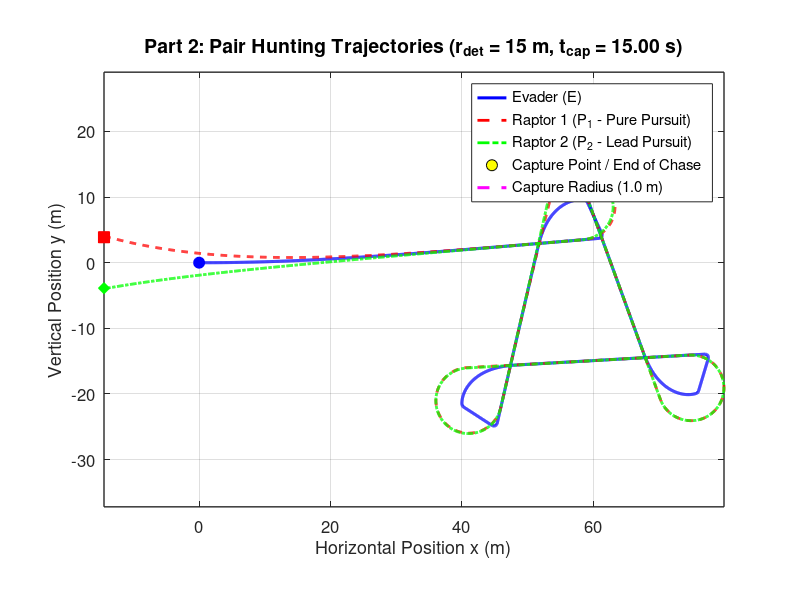

Write the MATLAB code that produced this figure. (Note: this script raises an error after producing the figure.)
% strategy_2_realistic_radius.m
% Part 2: Cooperative Pair Hunting (Pure Pursuit + Lead Pursuit Pincer)
clear; clc; close all;
addpath(fileparts(mfilename('fullpath')));

%% 1. Model Parameters
v_p = 60 / 3.6;          % Pursuer speed (16.67 m/s)
v_e = 50 / 3.6;          % Evader speed (13.89 m/s)
R_p = 5.0;               % Pursuer min turning radius (m) - Realistic biological limit
R_e = 0.5;               % Evader min turning radius (m)

w_p_max = v_p / R_p;     % Max angular velocity of pursuer (3.33 rad/s)
w_e_max = v_e / R_e;     % Max angular velocity of evader (27.78 rad/s)

l_cap = 1.0;             % Capture radius (m)
r_det = 25.0;            % Initial detection distance (m) [15, 50]
r_jink = 2.5;            % Critical jink distance (m) - Set to optimal
tau_max = 0.6;           % Max look-ahead time for P2 lead pursuit (s)
T_max = 15.0;            % Raptor stamina limit (s)
dt = 0.005;              % Time step (s)
N = round(T_max / dt);
start_distances = [15, 20, 25, 30, 35];
flank_angles = deg2rad([15, 20, 25, 30, 35]);
strategy_root = fileparts(fileparts(mfilename('fullpath')));
plot_folder = fullfile(strategy_root, 'plots', 'realistic');
animation_folder = fullfile(strategy_root, 'animations', 'realistic');
if ~exist(plot_folder, 'dir')
    mkdir(plot_folder);
end
if ~exist(animation_folder, 'dir')
    mkdir(animation_folder);
end
final_capture_times = zeros(1, numel(start_distances));

for scenario = 1:5
r_det = start_distances(scenario);
%% 2. Initial Conditions (t = 0)
alpha = flank_angles(scenario);

% Preallocate state arrays
x_E  = zeros(1, N); y_E  = zeros(1, N); theta_E  = zeros(1, N);
x_P1 = zeros(1, N); y_P1 = zeros(1, N); theta_P1 = zeros(1, N);
x_P2 = zeros(1, N); y_P2 = zeros(1, N); theta_P2 = zeros(1, N);
d1 = zeros(1, N); d2 = zeros(1, N);
t_vec = (0:N-1) * dt;

% Evader starts at origin facing +x
x_E(1) = 0; y_E(1) = 0; theta_E(1) = 0;

% Pursuer 1 (Top/Left Flank) & Pursuer 2 (Bottom/Right Flank)
x_P1(1) = -r_det * cos(alpha);  y_P1(1) =  r_det * sin(alpha);  theta_P1(1) = 0;
x_P2(1) = -r_det * cos(-alpha); y_P2(1) =  r_det * sin(-alpha); theta_P2(1) = 0;

captured = false;
end_idx = N;

% Evasion state variables
is_jinking = false;
theta_target = 0;
optimal_angle = deg2rad(110); % Optimal inside cut angle found via sweep

%% 3. Time-Stepping Simulation Loop (Forward Euler)
for k = 1:N-1
    d1(k) = hypot(x_E(k) - x_P1(k), y_E(k) - y_P1(k));
    d2(k) = hypot(x_E(k) - x_P2(k), y_E(k) - y_P2(k));
    
    if min(d1(k), d2(k)) <= l_cap
        captured = true;
        end_idx = k;
        break;
    end
    
    % --- Pursuer 1 Control: Pure Pursuit (Direct Line-of-Sight) ---
    theta_LOS1 = atan2(y_E(k) - y_P1(k), x_E(k) - x_P1(k));
    dtheta_P1 = atan2(sin(theta_LOS1 - theta_P1(k)), cos(theta_LOS1 - theta_P1(k)));
    if abs(dtheta_P1) <= w_p_max * dt
        w_P1 = dtheta_P1 / dt;
    else
        w_P1 = w_p_max * sign(dtheta_P1);
    end
    
    % --- Pursuer 2 Control: Cooperative Lead Pursuit ---
    tau = min(tau_max, d2(k) / v_p);
    x_lead = x_E(k) + tau * v_e * cos(theta_E(k));
    y_lead = y_E(k) + tau * v_e * sin(theta_E(k));
    
    theta_LOS2 = atan2(y_lead - y_P2(k), x_lead - x_P2(k));
    dtheta_P2 = atan2(sin(theta_LOS2 - theta_P2(k)), cos(theta_LOS2 - theta_P2(k)));
    if abs(dtheta_P2) <= w_p_max * dt
        w_P2 = dtheta_P2 / dt;
    else
        w_P2 = w_p_max * sign(dtheta_P2);
    end
    
    % --- Evader Control (Inside Cut with Reset) ---
    if is_jinking && min(d1(k), d2(k)) > (r_jink + 1.5)
        is_jinking = false; % Reset to flee mode once raptor overshoots
    end

    if ~is_jinking && (d1(k) <= r_jink || d2(k) <= r_jink)
        is_jinking = true;
        if d1(k) <= d2(k)
            % Threat is P1. Inside cut 110 degrees relative to P1.
            theta_target = theta_LOS1 + optimal_angle; 
        else
            % Threat is P2. Inside cut 110 degrees relative to P2.
            theta_target = theta_LOS2 - optimal_angle; 
        end
    end

    if is_jinking
        dtheta_E = atan2(sin(theta_target - theta_E(k)), cos(theta_target - theta_E(k)));
        if abs(dtheta_E) <= w_e_max * dt
            w_E = dtheta_E / dt;
        else
            w_E = w_e_max * sign(dtheta_E);
        end
    else
        % When safe, flee along the threat bisector
        vx_threat = (x_E(k) - x_P1(k))/d1(k) + (x_E(k) - x_P2(k))/d2(k);
        vy_threat = (y_E(k) - y_P1(k))/d1(k) + (y_E(k) - y_P2(k))/d2(k);
        theta_flee = atan2(vy_threat, vx_threat);
        dtheta_E = atan2(sin(theta_flee - theta_E(k)), cos(theta_flee - theta_E(k)));
        if abs(dtheta_E) <= w_e_max * dt
            w_E = dtheta_E / dt;
        else
            w_E = w_e_max * sign(dtheta_E);
        end
    end
    
    % --- Euler Kinematic Updates ---
    x_P1(k+1) = x_P1(k) + v_p * cos(theta_P1(k)) * dt;
    y_P1(k+1) = y_P1(k) + v_p * sin(theta_P1(k)) * dt;
    theta_P1(k+1) = theta_P1(k) + w_P1 * dt;
    
    x_P2(k+1) = x_P2(k) + v_p * cos(theta_P2(k)) * dt;
    y_P2(k+1) = y_P2(k) + v_p * sin(theta_P2(k)) * dt;
    theta_P2(k+1) = theta_P2(k) + w_P2 * dt;
    
    x_E(k+1) = x_E(k) + v_e * cos(theta_E(k)) * dt;
    y_E(k+1) = y_E(k) + v_e * sin(theta_E(k)) * dt;
    theta_E(k+1) = theta_E(k) + w_E * dt;
end

d1(end_idx) = hypot(x_E(end_idx) - x_P1(end_idx), y_E(end_idx) - y_P1(end_idx));
d2(end_idx) = hypot(x_E(end_idx) - x_P2(end_idx), y_E(end_idx) - y_P2(end_idx));
final_capture_times(scenario) = t_vec(end_idx);

%% 4. Figure 1: Combined 2D Trajectory Plot (All 3 Players on Same Axis)
figure('Color', 'w', 'Position', [80, 80, 1050, 700]);
hold on; grid on; axis equal;

% Plot all 3 trajectories on the same axis
plot(x_E(1:end_idx),  y_E(1:end_idx),  'b-',  'LineWidth', 2.2, 'DisplayName', 'Evader (E)');
plot(x_P1(1:end_idx), y_P1(1:end_idx), 'r--', 'LineWidth', 2.0, 'DisplayName', 'Raptor 1 (P_1 - Pure Pursuit)');
plot(x_P2(1:end_idx), y_P2(1:end_idx), 'g-.', 'LineWidth', 2.0, 'DisplayName', 'Raptor 2 (P_2 - Lead Pursuit)');



% Plot Start Positions (t = 0)
plot(x_E(1),  y_E(1),  'bo', 'MarkerSize', 8, 'MarkerFaceColor', 'b', 'HandleVisibility', 'off');
plot(x_P1(1), y_P1(1), 'rs', 'MarkerSize', 8, 'MarkerFaceColor', 'r', 'HandleVisibility', 'off');
plot(x_P2(1), y_P2(1), 'gd', 'MarkerSize', 8, 'MarkerFaceColor', 'g', 'HandleVisibility', 'off');

% Plot Final/Capture Positions
plot(x_E(end_idx),  y_E(end_idx),  'ko', 'MarkerSize', 12, ...
    'MarkerFaceColor', 'y', 'DisplayName', 'Capture Point / End of Chase');
plot(x_P1(end_idx), y_P1(end_idx), 'ro', 'MarkerSize', 6, 'MarkerFaceColor', 'r', 'HandleVisibility', 'off');
plot(x_P2(end_idx), y_P2(end_idx), 'go', 'MarkerSize', 6, 'MarkerFaceColor', 'g', 'HandleVisibility', 'off');

% Plot Capture Radius Circle around Evader's Final Position
th_circ = linspace(0, 2*pi, 100);
plot(x_E(end_idx) + l_cap*cos(th_circ), y_E(end_idx) + l_cap*sin(th_circ), ...
    'm--', 'LineWidth', 2.2, 'DisplayName', 'Capture Radius (1.0 m)');

% Show each player's final heading as a single colored arrow.
quiver(x_E(end_idx), y_E(end_idx), cos(theta_E(end_idx)), sin(theta_E(end_idx)), ...
    1.5, 'b', 'LineWidth', 1.8, 'MaxHeadSize', 2, 'HandleVisibility', 'off');
quiver(x_P1(end_idx), y_P1(end_idx), cos(theta_P1(end_idx)), sin(theta_P1(end_idx)), ...
    1.5, 'r', 'LineWidth', 1.8, 'MaxHeadSize', 2, 'HandleVisibility', 'off');
quiver(x_P2(end_idx), y_P2(end_idx), cos(theta_P2(end_idx)), sin(theta_P2(end_idx)), ...
    1.5, 'g', 'LineWidth', 1.8, 'MaxHeadSize', 2, 'HandleVisibility', 'off');

set(gca, 'FontSize', 12, 'LineWidth', 1.0, 'Box', 'on');
xlabel('Horizontal Position x (m)', 'FontSize', 13);
ylabel('Vertical Position y (m)', 'FontSize', 13);
title(sprintf('Part 2: Pair Hunting Trajectories (r_{det} = %.0f m, t_{cap} = %.2f s)', ...
    r_det, t_vec(end_idx)), 'FontSize', 14);
legend('Location', 'best');
exportgraphics(gcf, fullfile(plot_folder, sprintf('scenario_%d_trajectory.png', scenario)), 'Resolution', 200);
create_trajectory_animation_2(t_vec(1:end_idx), x_E(1:end_idx), y_E(1:end_idx), ...
    theta_E(1:end_idx), x_P1(1:end_idx), y_P1(1:end_idx), theta_P1(1:end_idx), ...
    x_P2(1:end_idx), y_P2(1:end_idx), theta_P2(1:end_idx), l_cap, ...
    fullfile(animation_folder, sprintf('scenario_%d.mp4', scenario)));

%% 5. Figure 2: Separation Distance Plot
figure('Color', 'w', 'Position', [180, 120, 850, 550]);
hold on; grid on;
plot(t_vec(1:end_idx), d1(1:end_idx), 'r-', 'LineWidth', 1.8, 'DisplayName', 'd_1(t) (Raptor 1)');
plot(t_vec(1:end_idx), d2(1:end_idx), 'g-', 'LineWidth', 1.8, 'DisplayName', 'd_2(t) (Raptor 2)');
yline(l_cap, 'k--', 'Capture Threshold (l = 1.0 m)', 'LineWidth', 1.5, 'HandleVisibility', 'off');
yline(r_jink, 'b:', sprintf('Jink Trigger (r_{jink} = %.1f m)', r_jink), 'LineWidth', 1.5, 'HandleVisibility', 'off');
set(gca, 'FontSize', 12, 'LineWidth', 1.0, 'Box', 'on');
xlabel('Time t (s)', 'FontSize', 13);
ylabel('Distance to Prey (m)', 'FontSize', 13);
title(sprintf('Part 2: Pair Separation Distances vs. Time (t_{final} = %.2f s)', ...
    final_capture_times(scenario)), 'FontSize', 14);
legend('Location', 'southoutside', 'NumColumns', 2);
exportgraphics(gcf, fullfile(plot_folder, sprintf('scenario_%d_separation.png', scenario)), 'Resolution', 200);
close all;
end

%% 6. Jink-Distance Sweep: Capture Time Histogram
jink_distances = 1.0:0.25:8.0;
capture_times = zeros(5, numel(jink_distances));

for scenario = 1:5
    for j = 1:numel(jink_distances)
        capture_times(scenario, j) = simulate_capture_time( ...
            start_distances(scenario), flank_angles(scenario), ...
            jink_distances(j), v_p, v_e, R_p, R_e, l_cap, ...
            tau_max, T_max, dt);
    end
end

figure('Color', 'w', 'Position', [80, 80, 1200, 850]);
for scenario = 1:5
    subplot(3, 2, scenario);
    bar(jink_distances, capture_times(scenario, :), 1.0, ...
        'FaceColor', [0.25, 0.65, 0.35], 'EdgeColor', 'none');
    hold on; grid on;

    [max_capture_time, max_idx] = max(capture_times(scenario, :));
    plot(jink_distances(max_idx), max_capture_time, 'r^', ...
        'MarkerSize', 9, 'MarkerFaceColor', 'r');
    xline(jink_distances(max_idx), 'r--', 'LineWidth', 1.2);

    xlabel('Jink distance (m)');
    ylabel('Capture time (s)');
    title(sprintf('Scenario %d (r_{det} = %.0f m, t_{final} = %.2f s)', ...
        scenario, start_distances(scenario), final_capture_times(scenario)));
    legend('Capture time', sprintf('Maximum: %.2f m', jink_distances(max_idx)), ...
        'Location', 'best');
    set(gca, 'FontSize', 10, 'Box', 'on');
end

sgtitle('Strategy 2: Capture Time for a Range of Jink Distances (final times shown per scenario)');
exportgraphics(gcf, fullfile(plot_folder, 'jink_distance_capture_time.png'), ...
    'Resolution', 200);
close all;

fprintf('Strategy 2 maximum capture times by scenario:\n');
for scenario = 1:5
    [max_capture_time, max_idx] = max(capture_times(scenario, :));
    fprintf('  Scenario %d: %.2f m jink distance -> %.2f s capture time\n', ...
        scenario, jink_distances(max_idx), max_capture_time);
end

%% 7. Jink-Angle Sweep: Capture Time Histogram
angle_offsets = deg2rad(0:5:180);
angle_capture_times = zeros(5, numel(angle_offsets));

for scenario = 1:5
    for j = 1:numel(angle_offsets)
        angle_capture_times(scenario, j) = simulate_capture_time_angle( ...
            start_distances(scenario), flank_angles(scenario), r_jink, ...
            angle_offsets(j), v_p, v_e, R_p, R_e, l_cap, tau_max, ...
            T_max, dt);
    end
end

figure('Color', 'w', 'Position', [80, 80, 1200, 850]);
for scenario = 1:5
    subplot(3, 2, scenario);
    bar(rad2deg(angle_offsets), angle_capture_times(scenario, :), 1.0, ...
        'FaceColor', [0.75, 0.45, 0.20], 'EdgeColor', 'none');
    hold on; grid on;

    [max_capture_time, max_idx] = max(angle_capture_times(scenario, :));
    plot(rad2deg(angle_offsets(max_idx)), max_capture_time, 'r^', ...
        'MarkerSize', 9, 'MarkerFaceColor', 'r');
    xline(rad2deg(angle_offsets(max_idx)), 'r--', 'LineWidth', 1.2);

    xlabel('Jink angle offset (degrees)');
    ylabel('Capture time (s)');
    title(sprintf('Scenario %d (r_{det} = %.0f m, t_{final} = %.2f s)', ...
        scenario, start_distances(scenario), final_capture_times(scenario)));
    legend('Capture time', sprintf('Maximum: %.0f deg', ...
        rad2deg(angle_offsets(max_idx))), 'Location', 'best');
    set(gca, 'FontSize', 10, 'Box', 'on');
end

sgtitle(sprintf('Strategy 2: Capture Time by Jink Angle (r_{jink} = %.1f m)', ...
    r_jink));
exportgraphics(gcf, fullfile(plot_folder, 'jink_angle_capture_time.png'), ...
    'Resolution', 200);
close all;

fprintf('Strategy 2 maximum capture angles by scenario:\n');
for scenario = 1:5
    [max_capture_time, max_idx] = max(angle_capture_times(scenario, :));
    fprintf('  Scenario %d: %.0f degree angle -> %.2f s capture time\n', ...
        scenario, rad2deg(angle_offsets(max_idx)), max_capture_time);
end

function capture_time = simulate_capture_time(r_det, alpha, r_jink, ...
    v_p, v_e, R_p, R_e, l_cap, tau_max, T_max, dt)
    w_p_max = v_p / R_p;
    w_e_max = v_e / R_e;
    N = round(T_max / dt);

    x_E = 0; y_E = 0; theta_E = 0;
    x_P1 = -r_det * cos(alpha); y_P1 = r_det * sin(alpha); theta_P1 = 0;
    x_P2 = -r_det * cos(-alpha); y_P2 = r_det * sin(-alpha); theta_P2 = 0;
    capture_time = T_max;
    
    is_jinking = false;
    theta_target = 0;

    for k = 1:N-1
        d1 = hypot(x_E - x_P1, y_E - y_P1);
        d2 = hypot(x_E - x_P2, y_E - y_P2);
        if min(d1, d2) <= l_cap
            capture_time = (k - 1) * dt;
            return;
        end

        theta_LOS1 = atan2(y_E - y_P1, x_E - x_P1);
        dtheta_P1 = atan2(sin(theta_LOS1 - theta_P1), cos(theta_LOS1 - theta_P1));
        if abs(dtheta_P1) <= w_p_max * dt
            w_P1 = dtheta_P1 / dt;
        else
            w_P1 = w_p_max * sign(dtheta_P1);
        end

        tau = min(tau_max, d2 / v_p);
        x_lead = x_E + tau * v_e * cos(theta_E);
        y_lead = y_E + tau * v_e * sin(theta_E);
        theta_LOS2 = atan2(y_lead - y_P2, x_lead - x_P2);
        dtheta_P2 = atan2(sin(theta_LOS2 - theta_P2), cos(theta_LOS2 - theta_P2));
        if abs(dtheta_P2) <= w_p_max * dt
            w_P2 = dtheta_P2 / dt;
        else
            w_P2 = w_p_max * sign(dtheta_P2);
        end

        % --- Evader Control (Inside Cut with Reset) ---
        if is_jinking && min(d1, d2) > (r_jink + 1.5)
            is_jinking = false; % Reset when safe
        end

        if ~is_jinking && (d1 <= r_jink || d2 <= r_jink)
            is_jinking = true;
            if d1 <= d2
                % Threat is P1. Inside cut 110 degrees relative to P1.
                theta_target = theta_LOS1 + deg2rad(110); 
            else
                % Threat is P2. Inside cut 110 degrees relative to P2.
                theta_target = theta_LOS2 - deg2rad(110); 
            end
        end

        if is_jinking
            dtheta_E = atan2(sin(theta_target - theta_E), cos(theta_target - theta_E));
            if abs(dtheta_E) <= w_e_max * dt
                w_E = dtheta_E / dt;
            else
                w_E = w_e_max * sign(dtheta_E);
            end
        else
            vx_threat = (x_E - x_P1) / d1 + (x_E - x_P2) / d2;
            vy_threat = (y_E - y_P1) / d1 + (y_E - y_P2) / d2;
            theta_flee = atan2(vy_threat, vx_threat);
            dtheta_E = atan2(sin(theta_flee - theta_E), cos(theta_flee - theta_E));
            if abs(dtheta_E) <= w_e_max * dt
                w_E = dtheta_E / dt;
            else
                w_E = w_e_max * sign(dtheta_E);
            end
        end

        x_P1 = x_P1 + v_p * cos(theta_P1) * dt;
        y_P1 = y_P1 + v_p * sin(theta_P1) * dt;
        theta_P1 = theta_P1 + w_P1 * dt;
        x_P2 = x_P2 + v_p * cos(theta_P2) * dt;
        y_P2 = y_P2 + v_p * sin(theta_P2) * dt;
        theta_P2 = theta_P2 + w_P2 * dt;
        x_E = x_E + v_e * cos(theta_E) * dt;
        y_E = y_E + v_e * sin(theta_E) * dt;
        theta_E = theta_E + w_E * dt;
    end
end

function capture_time = simulate_capture_time_angle(r_det, alpha, r_jink, ...
    angle_offset, v_p, v_e, R_p, R_e, l_cap, tau_max, T_max, dt)
    w_p_max = v_p / R_p;
    w_e_max = v_e / R_e;
    N = round(T_max / dt);

    x_E = 0; y_E = 0; theta_E = 0;
    x_P1 = -r_det * cos(alpha); y_P1 = r_det * sin(alpha); theta_P1 = 0;
    x_P2 = -r_det * cos(-alpha); y_P2 = r_det * sin(-alpha); theta_P2 = 0;
    capture_time = T_max;
    
    is_jinking = false;
    theta_target = 0;

    for k = 1:N-1
        d1 = hypot(x_E - x_P1, y_E - y_P1);
        d2 = hypot(x_E - x_P2, y_E - y_P2);
        if min(d1, d2) <= l_cap
            capture_time = (k - 1) * dt;
            return;
        end

        theta_LOS1 = atan2(y_E - y_P1, x_E - x_P1);
        dtheta_P1 = atan2(sin(theta_LOS1 - theta_P1), cos(theta_LOS1 - theta_P1));
        if abs(dtheta_P1) <= w_p_max * dt
            w_P1 = dtheta_P1 / dt;
        else
            w_P1 = w_p_max * sign(dtheta_P1);
        end

        tau = min(tau_max, d2 / v_p);
        x_lead = x_E + tau * v_e * cos(theta_E);
        y_lead = y_E + tau * v_e * sin(theta_E);
        theta_LOS2 = atan2(y_lead - y_P2, x_lead - x_P2);
        dtheta_P2 = atan2(sin(theta_LOS2 - theta_P2), cos(theta_LOS2 - theta_P2));
        if abs(dtheta_P2) <= w_p_max * dt
            w_P2 = dtheta_P2 / dt;
        else
            w_P2 = w_p_max * sign(dtheta_P2);
        end

        % --- Evader Control (Angle Sweep with Reset) ---
        if is_jinking && min(d1, d2) > (r_jink + 1.5)
            is_jinking = false;
        end

        if ~is_jinking && (d1 <= r_jink || d2 <= r_jink)
            is_jinking = true;
            if d1 <= d2
                theta_target = theta_LOS1 + angle_offset;
            else
                theta_target = theta_LOS2 - angle_offset;
            end
        end

        if is_jinking
            dtheta_E = atan2(sin(theta_target - theta_E), cos(theta_target - theta_E));
            if abs(dtheta_E) <= w_e_max * dt
                w_E = dtheta_E / dt;
            else
                w_E = w_e_max * sign(dtheta_E);
            end
        else
            vx_threat = (x_E - x_P1) / d1 + (x_E - x_P2) / d2;
            vy_threat = (y_E - y_P1) / d1 + (y_E - y_P2) / d2;
            theta_flee = atan2(vy_threat, vx_threat);
            dtheta_E = atan2(sin(theta_flee - theta_E), cos(theta_flee - theta_E));
            if abs(dtheta_E) <= w_e_max * dt
                w_E = dtheta_E / dt;
            else
                w_E = w_e_max * sign(dtheta_E);
            end
        end

        x_P1 = x_P1 + v_p * cos(theta_P1) * dt;
        y_P1 = y_P1 + v_p * sin(theta_P1) * dt;
        theta_P1 = theta_P1 + w_P1 * dt;
        x_P2 = x_P2 + v_p * cos(theta_P2) * dt;
        y_P2 = y_P2 + v_p * sin(theta_P2) * dt;
        theta_P2 = theta_P2 + w_P2 * dt;
        x_E = x_E + v_e * cos(theta_E) * dt;
        y_E = y_E + v_e * sin(theta_E) * dt;
        theta_E = theta_E + w_E * dt;
    end
end
